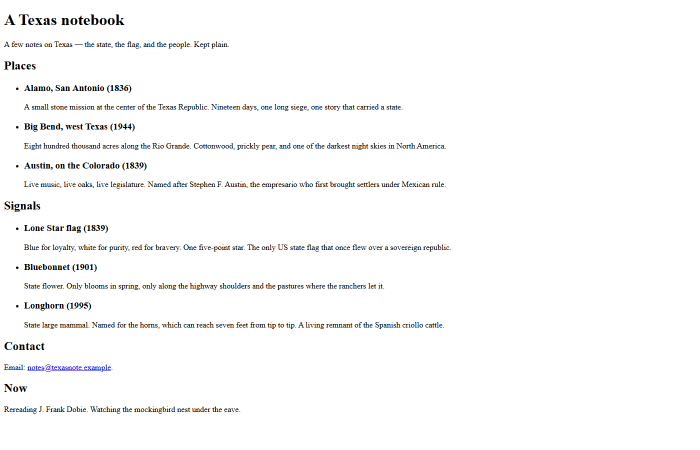
#> input picture gold/webpage/before.png, 1400 x 900 px (shown at 1/2 size)
$ python make_ads.py
#> lines starting #> are read from the running program, lines starting #| are printed output that depends on the picture; after the words box and inside, x2 and y2 are one past the last pixel; in counts of white or black regions, pixels touching at a corner belong together
"""Crop gold shots to X Ads / timeline sizes.

Outputs land in this folder. Specs used:
  landscape  1200x628  (1.91:1 website card / single-image ad)
  square     1080x1080 (carousel + 4-up timeline)
  jpeg q=90, sRGB, under 5 MB
"""
from __future__ import annotations

from pathlib import Path

from PIL import Image, ImageDraw, ImageFont, ImageOps

HERE = Path(__file__).resolve().parent
GOLD = HERE.parent
WEBPAGE = GOLD / "webpage"
OUT = HERE


def cover(src: Image.Image, w: int, h: int) -> Image.Image:
    """Center-crop to exact size (cover)."""
    return ImageOps.fit(src.convert("RGB"), (w, h), method=Image.Resampling.LANCZOS, centering=(0.5, 0.42))


def top_cover(src: Image.Image, w: int, h: int) -> Image.Image:
    """Cover crop biased to the top (hero shots)."""
    return ImageOps.fit(src.convert("RGB"), (w, h), method=Image.Resampling.LANCZOS, centering=(0.5, 0.12))


# [103 lines left out: functions save_jpg, contain, _fonts, _chip, fusion_pair_hero, fusion_pair and 2 more, not called in this run]


def crop_paper(src: Image.Image, thresh: int = 220) -> Image.Image:
    """Trim screenshot gutter so fusion uses the sheet, not the page margin."""
    rgb = src.convert("RGB")
    lum = rgb.convert("L")
    arr = lum.point(lambda p: 255 if p > thresh else 0)
    box = arr.getbbox()
    if not box:
        return rgb
    pad = 4
    l, t, r, b = box
    l = max(0, l - pad)
    t = max(0, t - pad)
    r = min(rgb.width, r + pad)
    b = min(rgb.height, b + pad)
    return rgb.crop((l, t, r, b))


# [43 lines left out: functions fusion_split, side_by_side, not called in this run]


def main() -> int:
    before = Image.open(WEBPAGE / "before.png")
#> before is the input picture: PIL image 1400x900 RGB; mean R, G, B 249.8, 249.8, 249.9
    after_c = Image.open(WEBPAGE / "after-3-full.png")
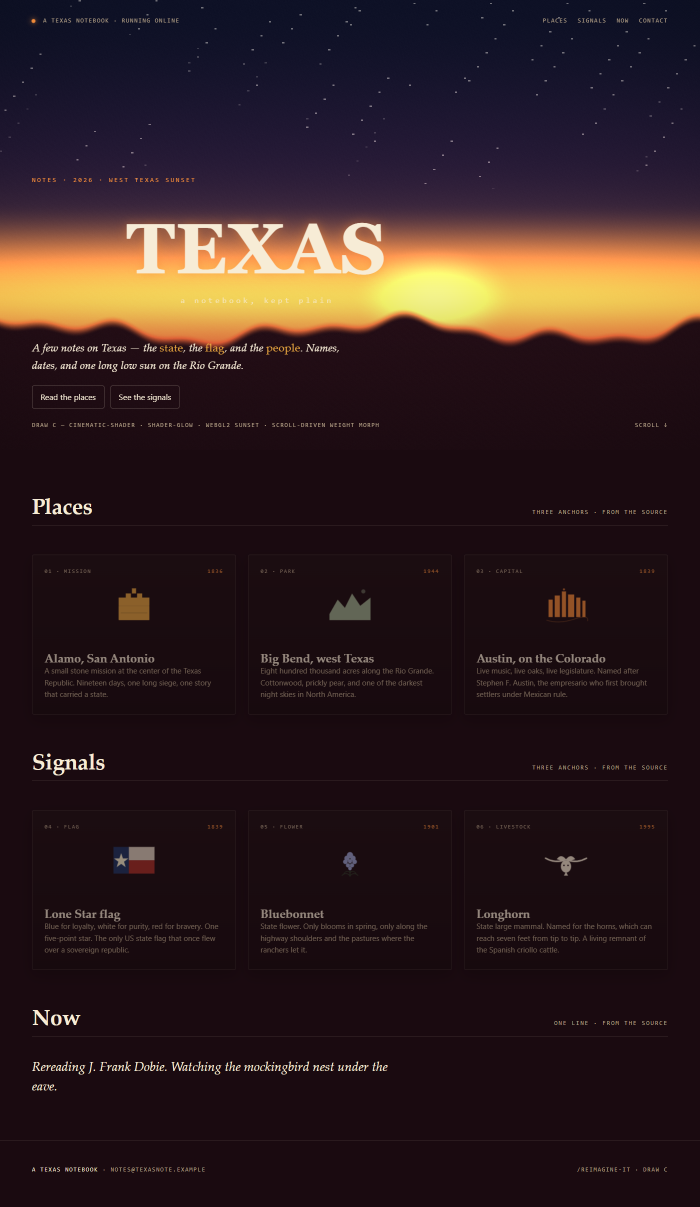
#> input picture gold/webpage/after-3-full.png, 1400 x 2413 px (shown at 1/2 size)
#> after_c is the input picture: PIL image 1400x2413 RGB; mean R, G, B 47.6, 29.6, 30.5
    after_a = Image.open(WEBPAGE / "after.png")
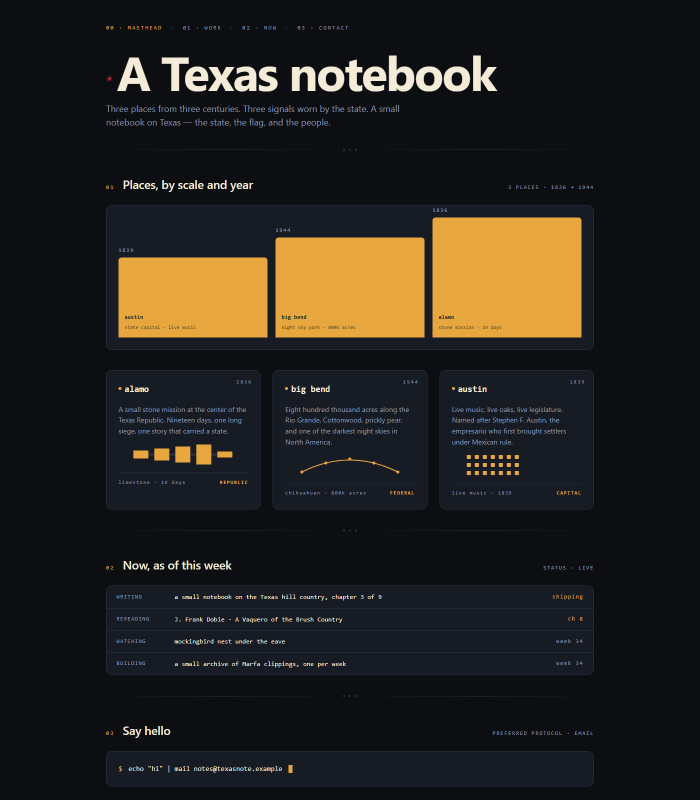
#> input picture gold/webpage/after.png, 1400 x 1600 px (shown at 1/2 size)
#> after_a is the input picture: PIL image 1400x1600 RGB; mean R, G, B 37.1, 34.3, 30.3
    after_b = Image.open(WEBPAGE / "after-2.png")
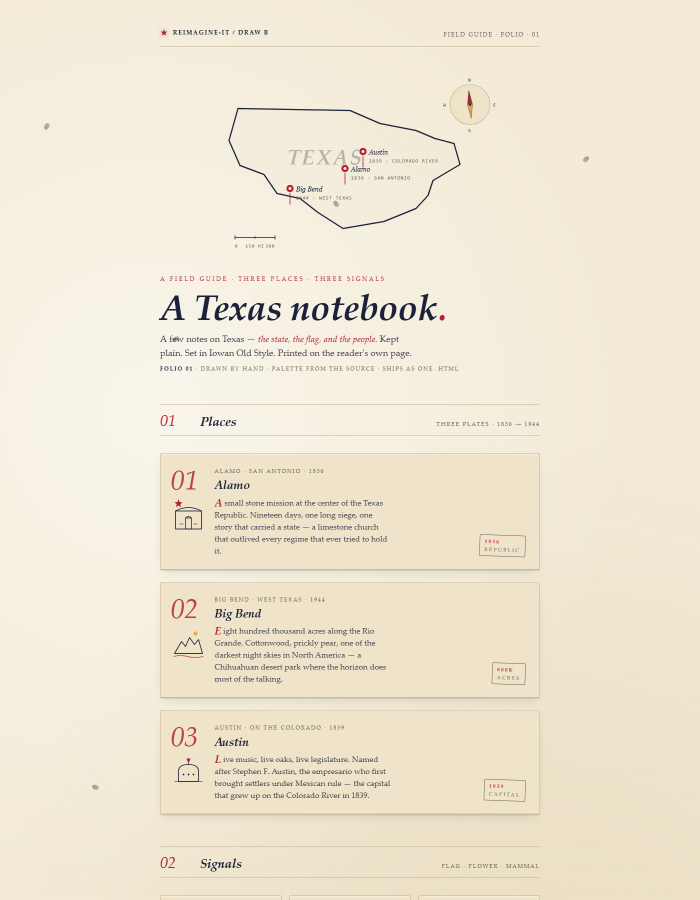
#> input picture gold/webpage/after-2.png, 1400 x 1800 px (shown at 1/2 size)
#> after_b is the input picture: PIL image 1400x1800 RGB; mean R, G, B 239.3, 231.2, 211.8
    quartet = Image.open(WEBPAGE / "quartet.png")
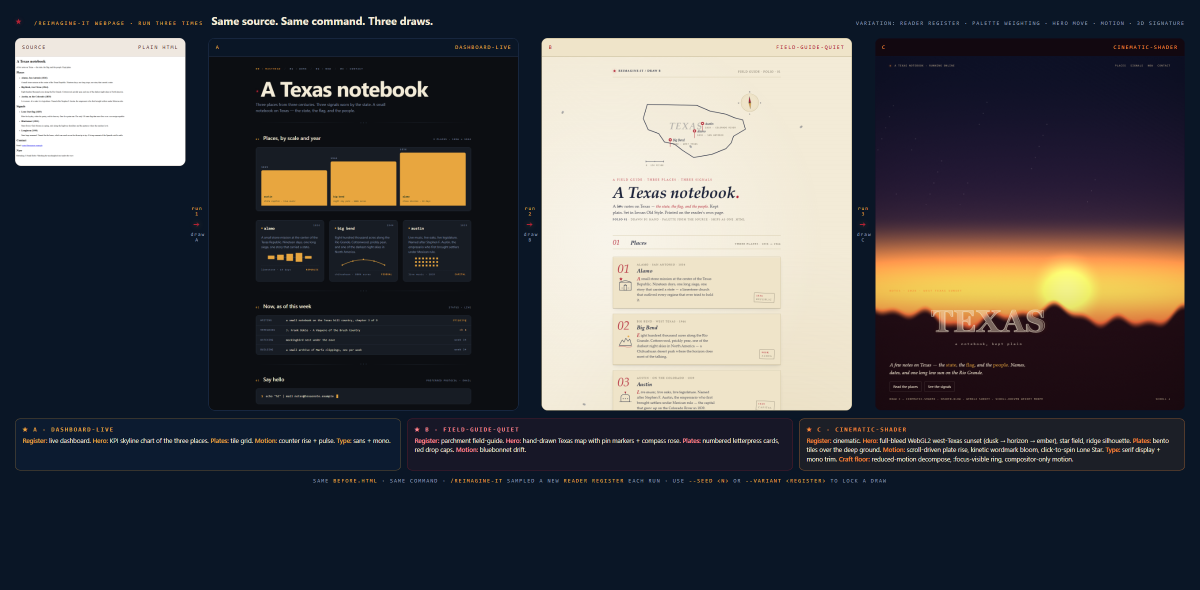
#> input picture gold/webpage/quartet.png, 2400 x 1180 px (shown at 1/2 size)
#> quartet is the input picture: PIL image 2400x1180 RGB; mean R, G, B 72.1, 71.5, 74.3
    infographic = Image.open(GOLD / "domains" / "infographic" / "after.png")
    infographic_sheet = crop_paper(infographic)
#> in crop_paper, `lum = rgb.convert("L")`:
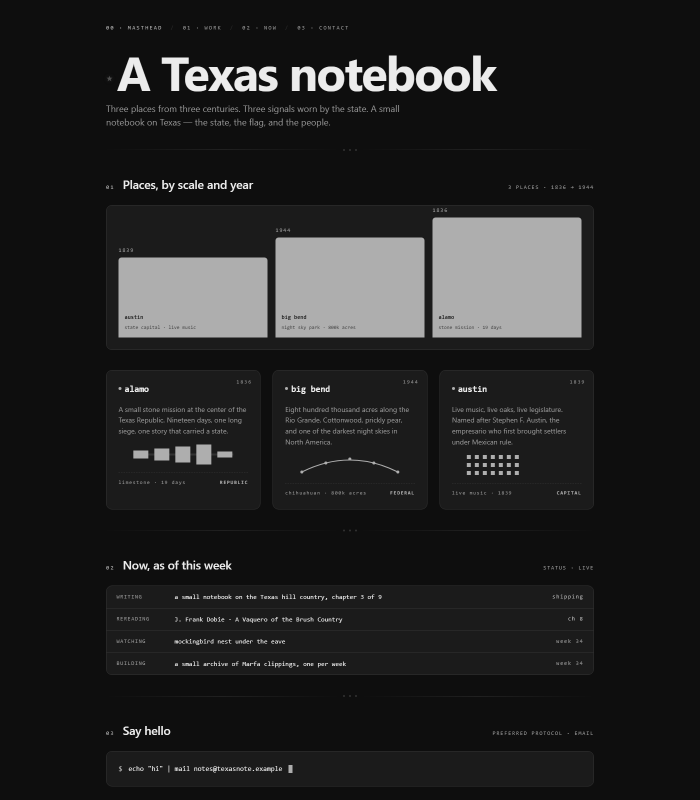
#> lum: PIL image 1400x1600 L (shown at 1/2 size); min 13, max 236, mean 34.7
#> in crop_paper, `arr = lum.point(lambda p: 255 if p > thresh else 0)`:
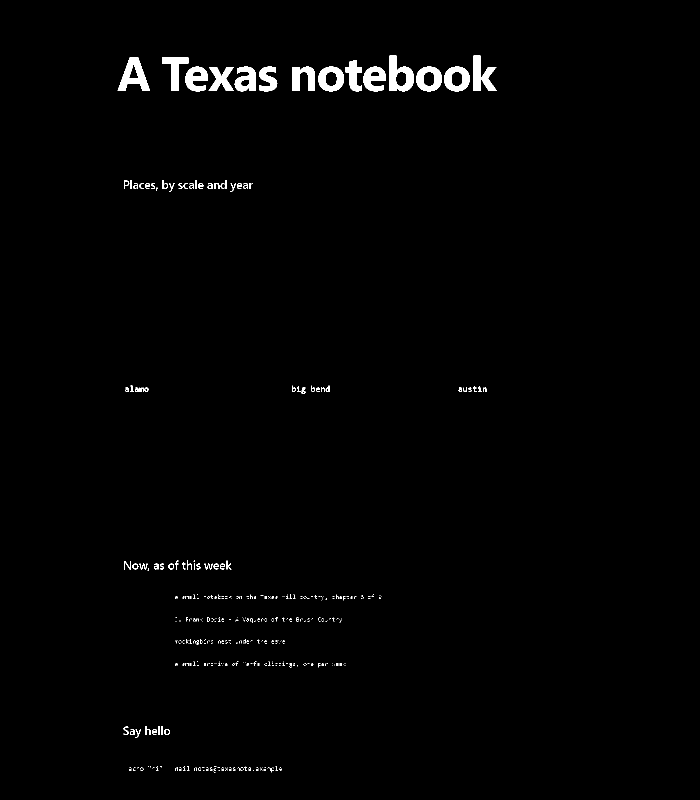
#> arr: PIL image 1400x1600 L (shown at 1/2 size); 1.2% white; 470 white regions (393 under 20 px), largest, box (x1, y1, x2, y2) and area: (235, 115, 300, 182) 2051, (779, 111, 828, 183) 1973, (947, 111, 994, 182) 1743
#> in crop_paper, `box = arr.getbbox()`: box = (235, 111, 994, 1545)
#> in crop_paper, `l, t, r, b = box`: l = 235; t = 111; r = 994; b = 1545
#> in crop_paper, `l = max(0, l - pad)`: l = 231
#> in crop_paper, `t = max(0, t - pad)`: t = 107
#> in crop_paper, `r = min(rgb.width, r + pad)`: r = 998
#> in crop_paper, `b = min(rgb.height, b + pad)`: b = 1549
#> in crop_paper, `return rgb.crop((l, t, r, b))`:
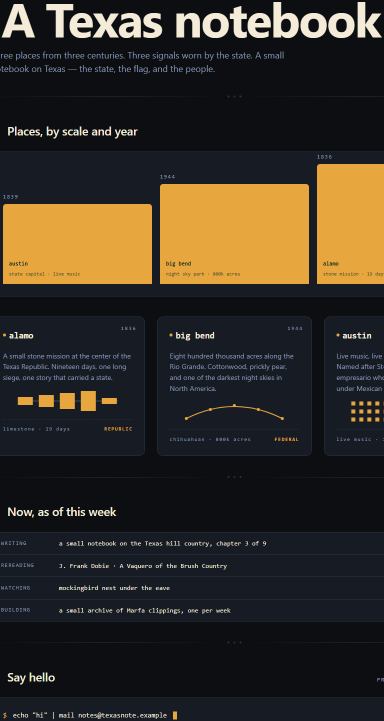
#> returned value: PIL image 767x1442 RGB (shown at 1/2 size); mean R, G, B 52.9, 47.2, 38.4
#> (the run stopped early here; a loop or call above may not have finished)
